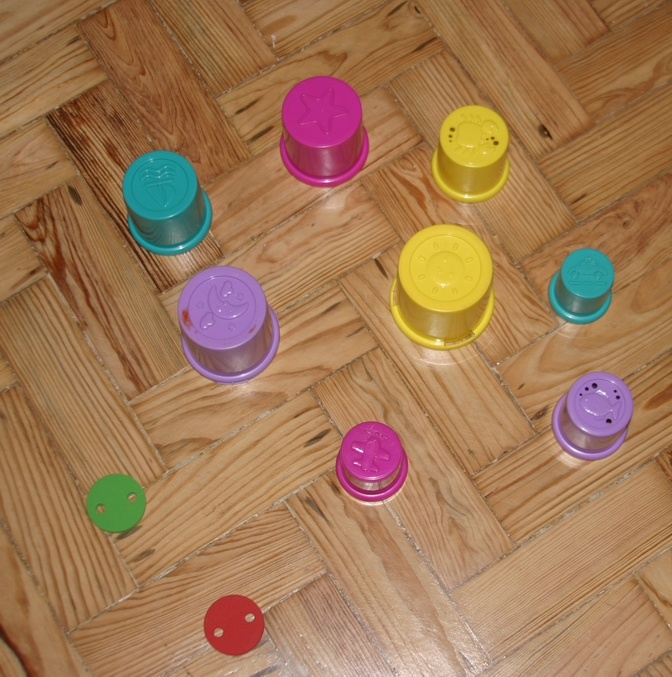
%> input picture Lab4 - FG Detect & RANSAC/copos.jpg, 672 x 677 px
$ octave test_copos.m   (GNU Octave 9; MATLAB toolbox functions it lacks are replaced by stand-ins)
%> lines starting %> are read from the running program, lines starting %| are printed output that depends on the picture
%% Detecting Background and Foreground
% Opening dataset
d=dir('copos.jpg');
dd=dir('model001.mat');
ims=[];
imsd=[];

% Converting image to gray
for i=1:length(d),
    im = rgb2gray(imread(d(i).name));
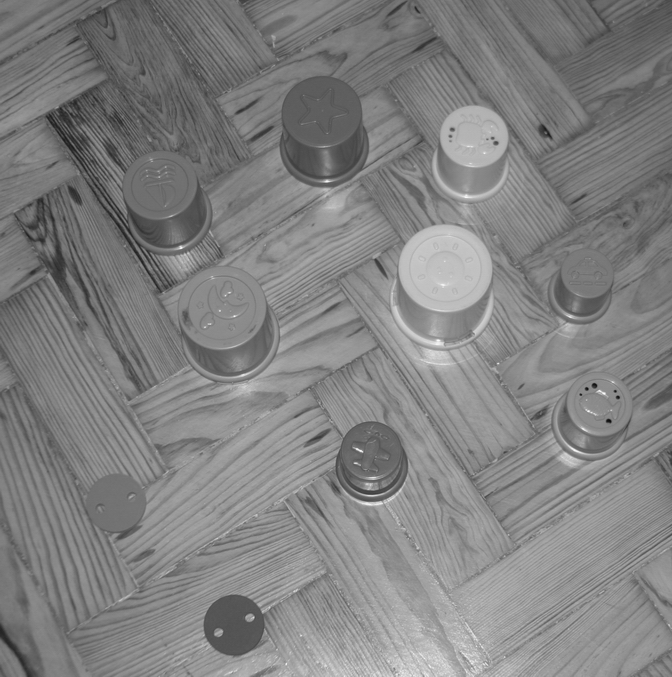
%> im: size 677x672 uint8; min 11, max 251, mean 128.9
    imshow(im); colormap(gray);
    load(dd(i).name);
    drawnow;

    %Convert to column vector to apply filters
    ims = [ims im(:)];
    imsd=[imsd depth_array(:)];
end

%see stuff
im_depth = imagesc(depth_array);
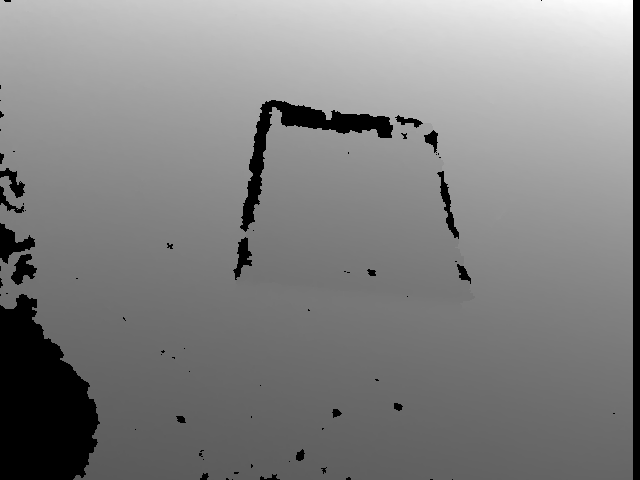
%> displayed picture: size 480x640x3, on the screen's scale of 0 to 255; min 0, max 255, mean 129.6

%Apply filter to have stronger border contrast
medim = median(double(ims),2);
meddep = median(double(imsd),2);

% bgim = rgb2gray(uint8(reshape(medim,[480 640 3]))); %

bgim = (uint8(reshape(medim,[677 672])));
bgimd = reshape(meddep,[640 480]);

% Detects if pixel in image is foreground or background
for i=1:length(d),

    im = rgb2gray(imread(d(i).name));

    foreg = abs(double(im) - double(bgim)) > 40; %foreground metric for colour
%> foreg: size 677x672 logical; every value is 0
    load(dd(i).name);

    foregd = abs(double(depth_array) - bgimd') > 700; %foreground metric for depth

    % Opening the final result
    figure(1);
    imshow([im 255*foreg 255*imfill(imopen(foreg,strel('disk',5)),'holes')]);
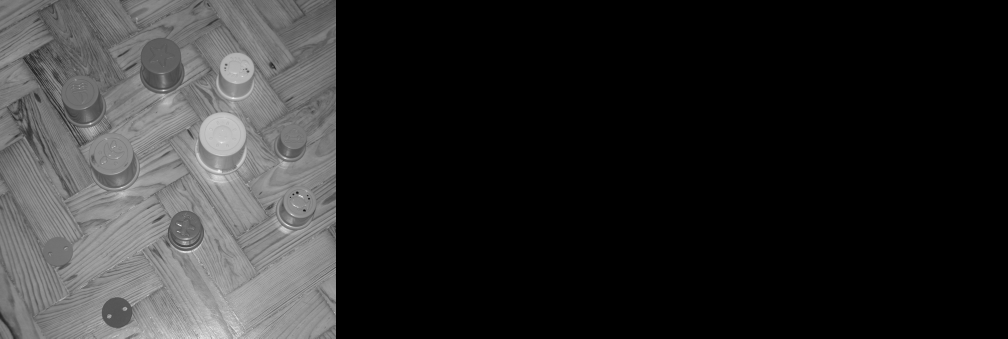
%> displayed picture: size 677x2016, on the screen's scale of 0 to 255 (shown at 1/2 size); min 0, max 251, mean 43
    colormap(gray);
    figure(2);
    imagesc([depth_array double(max(depth_array(:)))*[foregd  imopen((foregd),strel('disk',10))]]);
    colormap('jet');
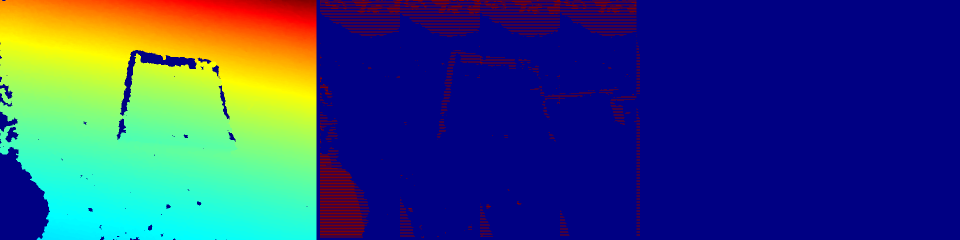
%> displayed picture: size 480x1920x3, on the screen's scale of 0 to 255 (shown at 1/2 size); mean R, G, B 48.7, 68.2, 120

end
